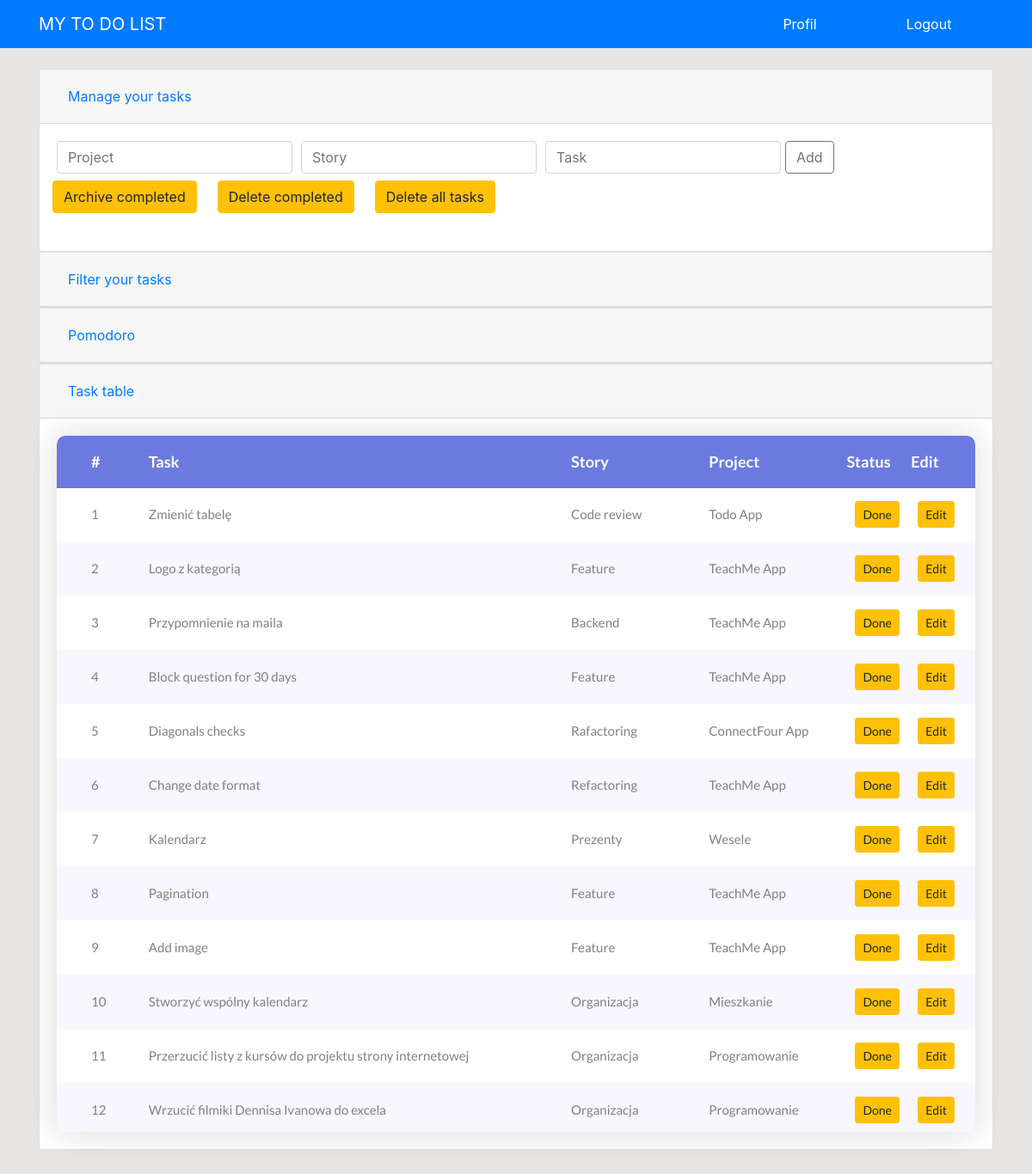
The app's page / (signed in), older data.
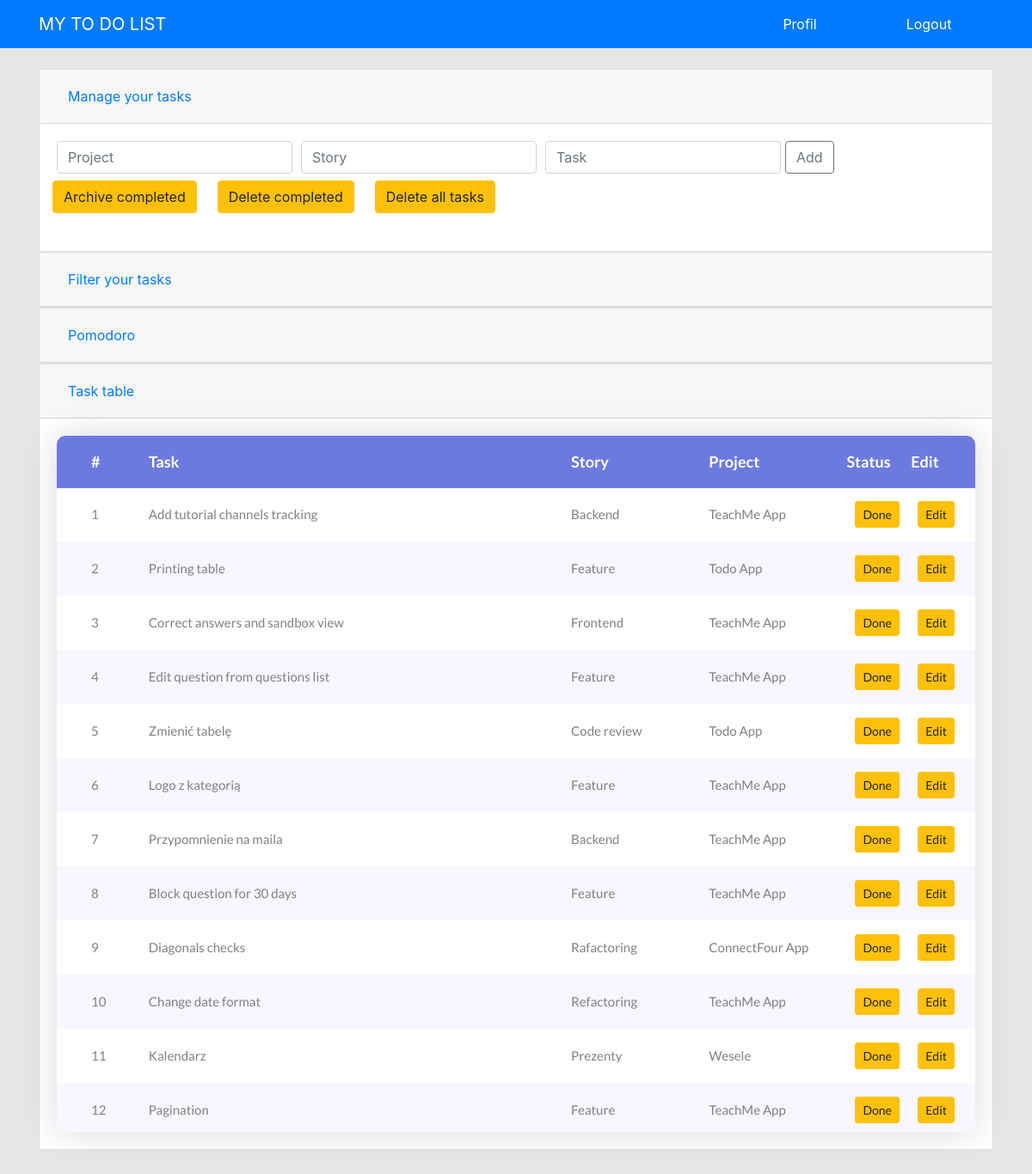
The same page, newer data.
### todo/models.py (models this page shows, shortened)
class Todo(models.Model):
    date_added = models.DateTimeField(default=timezone.now)
    task = models.CharField(max_length=100)
    story = models.CharField(max_length=100, default="-")
    project = models.CharField(max_length=100)
    complete = models.BooleanField(default=False)
    archived = models.BooleanField(default=False)

### todo/views.py (the view)
# urls.py: 2. Add a URL to urlpatterns:  path('', views.home, name='home')
def home(request):
    context = {'tasks': Todo.objects.filter(archived=False).order_by('-id')}
    return render(request, 'todo/home.html', context)

### todo/templates/todo/home.html (shortened to what this page needs)
{% extends 'todo/layout.html' %}
{% block content %}
    {% if user.is_authenticated %}
        {% include 'todo/home_parts/home_task_managing.html' %}
        {% include 'todo/home_parts/home_filtering.html' %}
        {% include 'todo/home_parts/home_pomodoro.html' %}
        {% include 'todo/home_parts/home_table.html' %}
    {% else %}
        <nav aria-label="breadcrumb">
            <ol class="breadcrumb">
                <li class="breadcrumb-item active" aria-current="page">Login to see your tasks</li>
            </ol>
        </nav>
    {% endif %}
{% endblock content %}

### todo/templates/todo/layout.html (shortened to what this page needs)
{% load static %}
<!DOCTYPE html>
<html lang="en">
<head>
    {% include 'todo/layout_parts/links.html' %}
</head>
<body>
    <nav class="navbar navbar-dark bg-primary mb-4">
        <div class="container">
            <a class="navbar-brand" href="{% url 'home' %}">MY TO DO LIST</a>
            <div id="authbar">
                {% if user.is_authenticated %}
                    <div class="auth"><a href="{% url 'logout' %}">Logout</a></div>
                    <div class="auth"><a href="{% url 'profile' %}">Profil</a></div>
                {% else %}
                    <div class="auth"><a href="{% url 'register' %}">Register</a></div>
                    <div class="auth"><a href="{% url 'login' %}">Login</a></div>
                    <div style="clear: both;"></div>
                {% endif %}
            </div>
        </div>
    </nav>
    <div class="container">
    {% block content %}
    {% endblock content %}
</body>
</html>

### todo/templates/todo/layout_parts/links.html (shortened to what this page needs)
{% load static %}
    <link rel="stylesheet" href="https://stackpath.bootstrapcdn.com/bootstrap/4.5.2/css/bootstrap.min.css">
    <link rel="stylesheet" type="text/css" href="{% static 'todo/table/css/main.css' %}" >
    <link rel="stylesheet" type="text/css" href="{% static 'todo/style.css' %}">

### todo/templates/todo/home_parts/home_task_managing.html (shortened to what this page needs)
<div class="card">
<div class="card-header" id="headingThree">
  <h2 class="mb-0">
    <button class="btn btn-link btn-block text-left" type="button" data-toggle="collapse" data-target="#collapseThree" aria-expanded="true" aria-controls="collapseThree">
      Manage your tasks
    </button>
  </h2>
</div>
<div id="collapseThree" class="collapse show" aria-labelledby="headingThree" data-parent="#accordionExample">
  <div class="card-body">
    <form method='POST' action='{% url 'add' %}' class="form-inline mb-4">
        <div class="input-group">
            <div class="form-row">
                <div class="col">
                    <input type="text" class="form-control" name="new_project" placeholder="Project">
                </div>
                <div class="col">
                    <input type="text" class="form-control" name="new_story" placeholder="Story">
                </div>
                <div class="col">
                    <input type="text" class="form-control" name="new_task" placeholder="Task">
                </div>
                <div class="btn-toolbar mb-2" aria-label="First group">
                    <button class="btn btn-outline-secondary mr-5" type="submit" id="button-addon2">Add</button>
                </div>
            </div>
        </div>
        <div class="form-row">
            <a href="{% url 'archive_completed' %}"><button type="button" class="btn btn-warning mr-4">Archive completed</button></a>
            <a href="{% url 'delete_completed' %}"><button type="button" class="btn btn-warning mr-4">Delete completed</button></a>
            <a href="{% url 'delete_all' %}"><button type="button" class="btn btn-warning mr-2">Delete all tasks</button></a>
        </div>
    </form>
  </div>
</div>
</div>

### todo/templates/todo/home_parts/home_filtering.html (shortened to what this page needs)
<div class="card">
<div class="card-header" id="headingOne">
  <h2 class="mb-0">
    <button class="btn btn-link btn-block text-left" type="button" data-toggle="collapse" data-target="#collapseOne" aria-expanded="true" aria-controls="collapseOne">
      Filter your tasks
    </button>
  </h2>
</div>
</div>

### todo/templates/todo/home_parts/home_pomodoro.html (shortened to what this page needs)
<div class="card">
    <div class="card-header" id="headingTwo">
      <h2 class="mb-0">
        <button class="btn btn-link btn-block text-left" type="button" data-toggle="collapse" data-target="#collapseTwo" aria-expanded="true" aria-controls="collapseTwo">
          Pomodoro
        </button>
      </h2>
    </div>
</div>

### todo/templates/todo/home_parts/home_table.html (shortened to what this page needs)
<div class="card">
    <div class="card-header" id="headingFourth">
      <h2 class="mb-0">
        <button class="btn btn-link btn-block text-left" type="button" data-toggle="collapse" data-target="#collapseFourth" aria-expanded="true" aria-controls="collapseFourth">
          Task table
        </button>
      </h2>
    </div>
    <div id="collapseFourth" class="collapse show" aria-labelledby="headingFourth" data-parent="#accordionExample">
        <div class="card-body">
            <div class="container-table100">
                <div class="wrap-table100">
                    <div class="table100 ver1 m-b-110">
                        <div class="table100-head">
                            <table>
                                <thead>
                                    <tr class="row100 head">
                                        <th class="cell100 column1">#</th>
                                        <th class="cell100 column2">Task</th>
                                        <th class="cell100 column3">Story</th>
                                        <th class="cell100 column4">Project</th>
                                        <th class="cell100 column5">Status</th>
                                        <th class="cell100 column6">Edit</th>
                                    </tr>
                                </thead>
                            </table>
                        </div>
                        <div class="table100-body js-pscroll">
                            <table id="myTable">
                                <tbody>
                                    {% for task in tasks %}
                                    <tr class="row100 body">
                                        <td class="cell100 column1">{{ forloop.counter }}</td>
                                        <td class="cell100 column2">{{ task.task }}</td>
                                        <td class="cell100 column3">{{ task.story }}</td>
                                        <td class="cell100 column4">{{ task.project }}</td>
                                        <td class="cell100 column5" style="padding-left: 10px;">
                                            <a href="{% url 'completed' task.id %}"><button type="button" class="btn btn-warning btn-sm">Done</button></a>
                                        </td>
                                        <td class="cell100 column6" style="padding-left: 8px;">
                                            <button type="button" class="btn btn-warning btn-sm" data-toggle="modal" data-target="#task{{ forloop.counter }}">Edit</button>
                                        </td>
                                    </tr>
                                    {% endfor %}
                                </tbody>
                            </table>
                        </div>
                    </div>
                </div>
            </div>
        </div>
        </div>
    </div>
</div>

### todo/templates/todo/layout_parts/scripts.html (shortened to what this page needs)
{% load static %}

### todo/static/todo/table/css/main.css (style rules this page uses)
* { margin: 0px; padding: 0px; box-sizing: border-box; }
body, html { height: 100%; }
a { margin: 0px; transition: all 0.4s; -webkit-transition: all 0.4s; -o-transition: all 0.4s; -moz-transition: all 0.4s; }
h1,h2,h3,h4,h5,h6 { margin: 0px; }
input { display: block; outline: none; }
button { outline: none !important; border: none; background: transparent; }
.js-pscroll { position: relative; overflow: hidden; }
.container-table100 { width: 100%; display: -webkit-box; display: -webkit-flex; display: -moz-box; display: -ms-flexbox; display: flex; align-items: center; justify-content: center; flex-wrap: wrap; }
.wrap-table100 { width: 1170px; }
.table100 { background-color: #fff; }
table { width: 100%; }
th, td { font-weight: unset; padding-right: 10px; }
.column1 { width: 10%; padding-left: 40px; }
.column2 { width: 46%; }
.column3 { width: 15%; }
.column4 { width: 15%; }
.column5 { width: 7%; }
.column6 { width: 7%; }
.table100-head th { padding-top: 18px; padding-bottom: 18px; }
.table100-body td { padding-top: 16px; padding-bottom: 16px; }
.table100 { position: relative; padding-top: 60px; }
.table100-head { position: absolute; width: 100%; top: 0; left: 0; }
.table100-body { max-height: 750px; overflow: auto; }
.table100.ver1 th { font-family: Lato-Bold; font-size: 18px; color: #fff; line-height: 1.4; background-color: #6c7ae0; }
.table100.ver1 td { font-family: Lato-Regular; font-size: 15px; color: #808080; line-height: 1.4; }
.table100.ver1 .table100-body tr:nth-child(even) { background-color: #f8f6ff; }
.table100.ver1 { border-radius: 10px; overflow: hidden; box-shadow: 0 0px 40px 0px rgba(0, 0, 0, 0.15); -moz-box-shadow: 0 0px 40px 0px rgba(0, 0, 0, 0.15); -webkit-box-shadow: 0 0px 40px 0px rgba(0, 0, 0, 0.15); -o-box-shadow: 0 0px 40px 0px rgba(0, 0, 0, 0.15); -ms-box-shadow: 0 0px 40px 0px rgba(0, 0, 0, 0.15); }

### todo/static/todo/style.css (style rules this page uses)
.auth { text-align: center; width: 150px; float: right; color: #ffffff; }
.auth > a { text-decoration: none; color: #ffffff; }
body { background-color: #e8e5e5; }

Row changes from the older to the newer data that the page shows:
no longer on this page (row unchanged): Todo: task "Add image", story "Feature", project "TeachMe App"
no longer on this page (row unchanged): Todo: task "Stworzyć wspólny kalendarz", story "Organizacja", project "Mieszkanie"
no longer on this page (row unchanged): Todo: task "Przerzucić listy z kursów do projektu strony internetowej", story "Organizacja", project "Programowanie"
no longer on this page (row unchanged): Todo: task "Wrzucić filmiki Dennisa Ivanowa do excela", story "Organizacja", project "Programowanie"
added Todo: task "Add tutorial channels tracking", story "Backend", project "TeachMe App"
added Todo: task "Printing table", story "Feature", project "Todo App"
added Todo: task "Correct answers and sandbox view", story "Frontend", project "TeachMe App"
added Todo: task "Edit question from questions list", story "Feature", project "TeachMe App"
